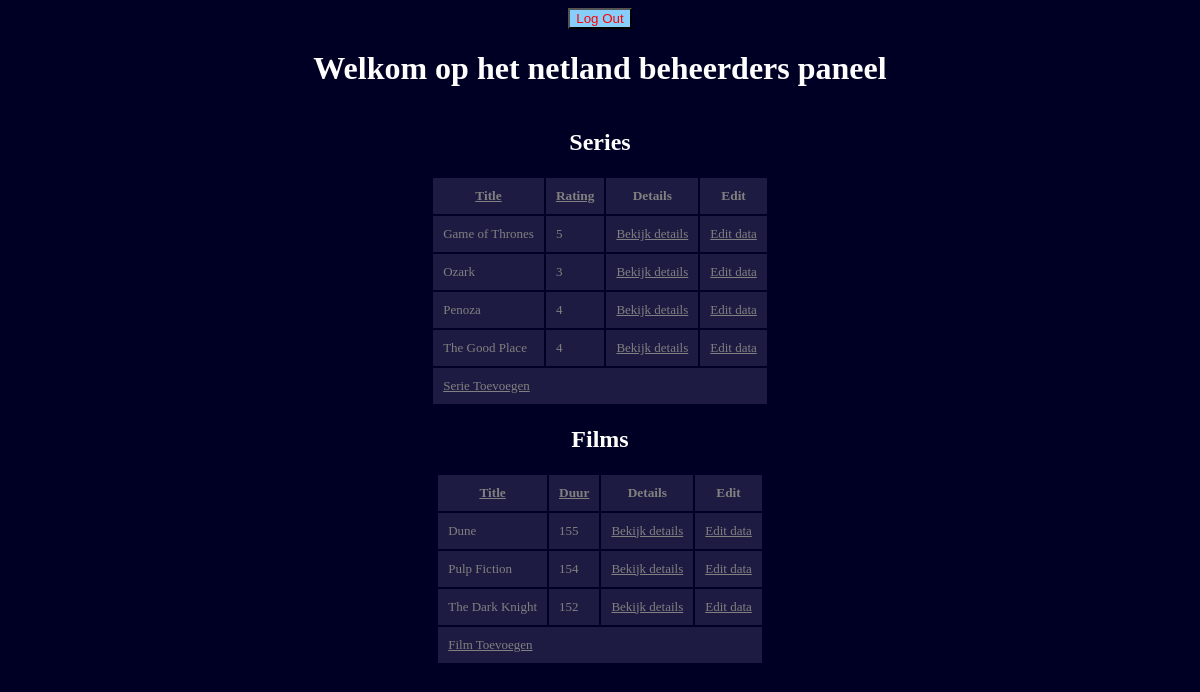
The app's page /level3/index.php (signed in) with its own data.
### tables this page shows
CREATE TABLE `media` (
  `id` int(11) NOT NULL,
  `mediatype` enum('serie','film') DEFAULT NULL,
  `title` varchar(255) DEFAULT NULL,
  `rating` varchar(255) DEFAULT NULL,
  `description` varchar(255) DEFAULT NULL,
  `awards` int(11) DEFAULT NULL,
  `duration` int(11) DEFAULT NULL,
  `releasedate` date DEFAULT NULL,
  `seasons` int(11) DEFAULT NULL,
  `country` varchar(255) DEFAULT NULL,
  `lang` enum('EN','NL') DEFAULT NULL,
  `trailerid` varchar(255) DEFAULT NULL
);

### level3/index.php (the view, shortened to what this page needs)
<?php
$host = '127.0.0.1';
$db   = 'netland';
$user = 'bit_academy';
$pass = 'bit_academy';
$charset = 'utf8mb4';
$dsn = "mysql:host=$host;dbname=$db;charset=$charset";
$options = [
     PDO::ATTR_ERRMODE            => PDO::ERRMODE_EXCEPTION,
     PDO::ATTR_DEFAULT_FETCH_MODE => PDO::FETCH_ASSOC,
     PDO::ATTR_EMULATE_PREPARES   => false,
];
try {
     $pdo = new PDO($dsn, $user, $pass, $options);
} catch (PDOException $e) {
     throw new PDOException($e->getMessage(), (int)$e->getCode());
}
$orderBy = "title";
$orderByFilm = "title";
$order = "asc";
$orderFilm = "asc";
$series = $pdo->query("SELECT * FROM media WHERE mediatype = 'serie'  ORDER BY " .  $orderBy . " " . $order);
$films = $pdo->query("SELECT * FROM media WHERE mediatype = 'film' ORDER BY " . $orderByFilm . " " . $orderFilm);
$postTitleNextOrder = "asc";
$ratingNextOrder = "asc";
$titelNextOrder = "asc";
$duurNextOrder = "asc";
if ($orderBy == "title" and $order == "asc") {
     $postTitleNextOrder = "desc";
}
if ($orderByFilm == "title" and $orderFilm == "asc") {
     $titelNextOrder = "desc";
}
?>
<!DOCTYPE html>
<html lang="en">
<head>
     <link rel="stylesheet" href="style.css" type="text/css">
</head>
<body>
     <div class="content">
          <form action="logout.php">
          <input style="color:red" type="submit" name="logout" value="Log Out">
          </form>
          <h1>Welkom op het netland beheerders paneel</h1>
          <h2>Series</h2>
          <table>
               <tr>
                    <th><a href="?orderBy=title&order=<?php echo $postTitleNextOrder; ?>&orderByFilm=<?php echo $orderByFilm ?>&orderFilm=<?php echo $orderFilm ?>">Title</a></th>
                    <th><a href="?orderBy=rating&order=<?php echo $ratingNextOrder; ?>&orderByFilm=<?php echo $orderByFilm ?>&orderFilm=<?php echo $orderFilm ?>">Rating</a></th>
                    <th>Details</th>
                    <th>Edit</th>
               </tr>
                <?php while ($row = $series->fetch()) { ?>
                    <tr>
                         <td><?php echo $row['title']; ?></td>
                         <td><?php echo $row['rating']; ?></td>
                         <td><a href="series.php?id=<?php echo $row['id'] ?>">Bekijk details</a></td>
                         <td><a href="edit.php?id=<?php echo $row['id'] ?>">Edit data</a></td>
                    </tr>
                <?php } ?>
                <tr>
                     <td colspan="4"><a href="insert.php">Serie Toevoegen</a></td>
                </tr>
          </table>
          <h2>Films</h2>
          <table>
               <tr>
                    <th><a href="?orderByFilm=title&orderFilm=<?php echo $titelNextOrder; ?>&orderBy=<?php echo $orderBy ?>&order=<?php echo $order ?>">Title</a></th>
                    <th><a href="?orderByFilm=duration&orderFilm=<?php echo $duurNextOrder; ?>&orderBy=<?php echo $orderBy ?>&order=<?php echo $order ?>">Duur</a></th>
                    <th>Details</th>
                    <th>Edit</th>
               </tr>
                <?php while ($row = $films->fetch()) { ?>
                    <tr>
                         <td><?php echo $row['title']; ?></td>
                         <td><?php echo $row['duration']; ?></td>
                         <td><a href="films.php?id=<?php echo $row['id'] ?>">Bekijk details</a></td>
                         <td><a href="edit.php?id=<?php echo $row['id'] ?>">Edit data</a></td>
                    </tr>
                <?php } ?>
                <tr>
                     <td colspan="4"><a href="insert.php">Film Toevoegen</a></td>
                </tr>
          </table>
          <br>
          <br>
     </div>
</body>
</html>

### level3/style.css (style rules this page uses)
a { color: gray; }
input, textarea, select { display: block; background-color: lightskyblue; }
body { background-color: rgb(0,0,36); }
.content { display: flex; flex-direction: column; justify-content: center; align-items: center; }
table { color: gray; border-collapse: collapse; text-align: center; background-color: rgb(29, 27, 66); }
h1, h2, h4 { color: white; }
th { color: gray; font-size: smaller; padding: 10px; border: 2px solid rgb(0, 0, 36); }
td { color: gray; text-align: left; font-size: small; padding: 10px; border: #000024 solid 2px; }

### records on screen
media: title "Game of Thrones", rating "5"
media: title "Ozark", rating "3"
media: title "Penoza", rating "4"
media: title "The Good Place", rating "4"
media: title "Dune", duration "155"
media: title "Pulp Fiction", duration "154"
media: title "The Dark Knight", duration "152"
